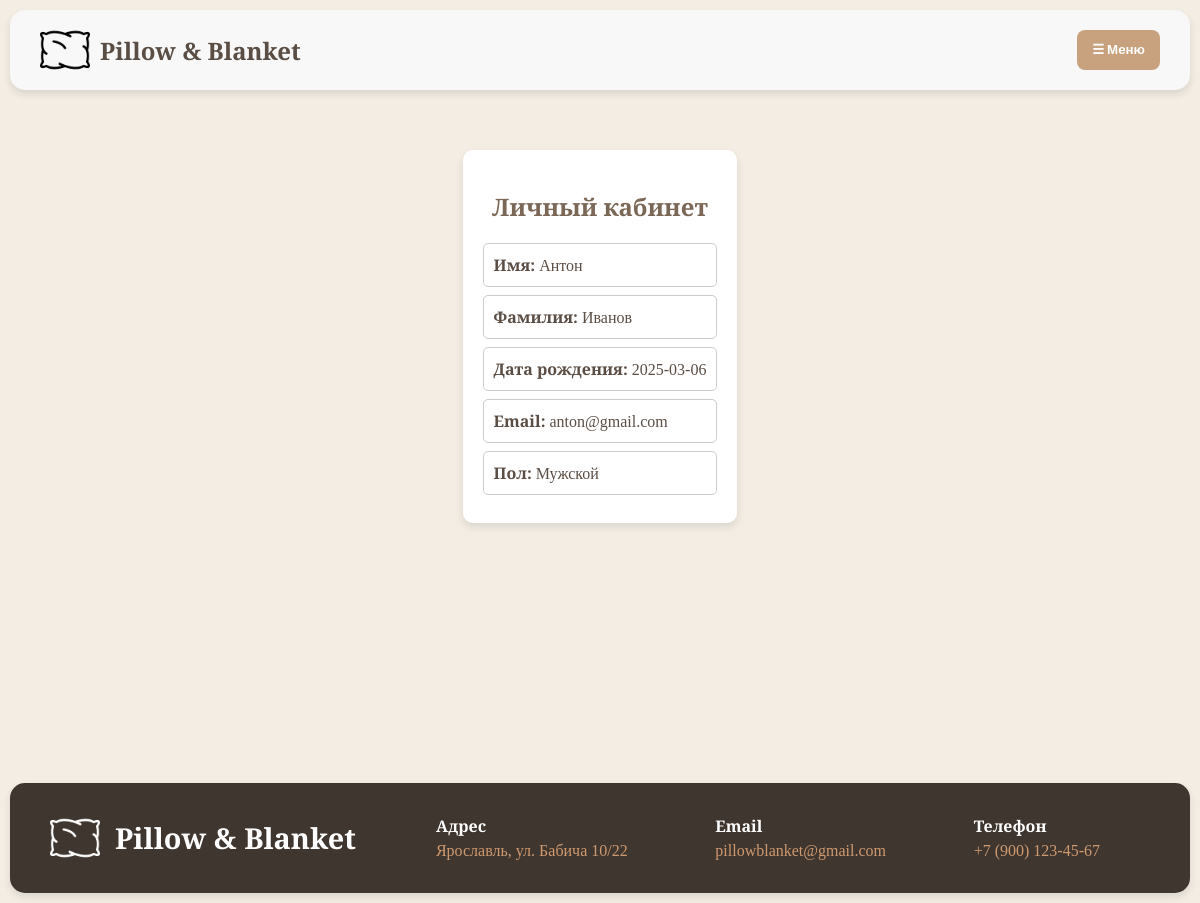
The app's page /account.php (signed in) with its own data.
### tables this page shows
CREATE TABLE `users` (
  `id_user` int NOT NULL,
  `first_name` varchar(100) NOT NULL,
  `second_name` varchar(100) NOT NULL,
  `id_pol` int NOT NULL,
  `data_rozd` date NOT NULL,
  `email` varchar(100) NOT NULL,
  `password` varchar(255) NOT NULL,
  `id_role` int NOT NULL,
  `created` timestamp NULL DEFAULT CURRENT_TIMESTAMP
);

### account.php (the view, shortened to what this page needs)
<?php
require 'db.php';
$email = $_SESSION['user_email'];
$stmt = $pdo->prepare("SELECT first_name, second_name, data_rozd, email, id_pol FROM users WHERE email = ?");
$stmt->execute([$email]);
$user = $stmt->fetch(PDO::FETCH_ASSOC);
$gender = ($user['id_pol'] == 1) ? "Мужской" : "Женский";
?>
<!DOCTYPE html>
<html lang="ru">
<head>
    <link rel="stylesheet" href="styles/style-acc.css">
</head>
<body>
    <div class="wrapper">
    <header>
        <div class="logo">
            <a href="index.php" style="text-decoration: none; color: inherit; display: flex; align-items: center;">
                <img src="img/logo.png">
                Pillow & Blanket
            </a>
        </div>
        <button class="menu-button" onclick="toggleMenu()">☰ Меню</button>
    </header>
    <main class="account-container">
        <h2>Личный кабинет</h2>
        <div class="user-info">
            <p><strong>Имя:</strong> <?php echo htmlspecialchars($user['first_name']); ?></p>
            <p><strong>Фамилия:</strong> <?php echo htmlspecialchars($user['second_name']); ?></p>
            <p><strong>Дата рождения:</strong> <?php echo htmlspecialchars($user['data_rozd']); ?></p>
            <p><strong>Email:</strong> <?php echo htmlspecialchars($user['email']); ?></p>
            <p><strong>Пол:</strong> <?php echo $gender; ?></p>
        </div>
    </main>
    <footer id="contacts">
        <div class="footer-container">
            <div class="footer-logo">
                <img src="img/logo_negate.png" alt="Pillow & Blanket">
                <span class="company-name">Pillow & Blanket</span>
            </div>
            <div class="footer-contacts">
                <div class="contact-item">
                    <span class="label">Адрес</span>
                    <span class="value">Ярославль, ул. Бабича 10/22</span>
                </div>
                <div class="contact-item">
                    <span class="label">Email</span>
                    <a href="" class="value">pillowblanket@gmail.com</a>
                </div>
                <div class="contact-item">
                    <span class="label">Телефон</span>
                    <a href="" class="value">+7 (900) 123-45-67</a>
                </div>
            </div>
        </div>
    </footer>
    </div>
</body>
</html>

### styles/style-acc.css (style rules this page uses)
html, body { height: 100%; margin: 0; padding: 0; }
body { font-family: 'Merriweather', serif; color: #5A4D44; background-color: #F3EDE4; }
.wrapper { display: flex; flex-direction: column; min-height: 100vh; }
h2 { font-family: 'Playfair Display', serif; color: #7A6755; text-align: center; }
main { flex: 1; }
header { background-color: #f8f8f8; margin: 10px; padding: 15px 30px; border-radius: 15px; display: flex; justify-content: space-between; align-items: center; box-shadow: 0 4px 8px rgba(0, 0, 0, 0.1); }
.logo { display: flex; align-items: center; font-size: 24px; font-weight: bold; }
.logo img { height: 50px; margin-right: 10px; }
.menu-button { margin-left: auto; display: none; background-color: #C8A27E; color: white; font-family: 'Poppins', sans-serif; font-weight: bold; padding: 10px 15px; border: none; border-radius: 8px; cursor: pointer; }
.account-container { max-width: 500px; margin: 50px auto; margin-bottom: 250px; padding: 20px; background: white; border-radius: 10px; box-shadow: 0 4px 8px rgba(0, 0, 0, 0.1); }
.user-info p { margin: 8px 0; padding: 10px; border: 1px solid #ccc; border-radius: 5px; }
footer { background: #3f362f; color: white; margin: 10px; padding: 30px 40px; border-radius: 15px; box-shadow: 0 4px 8px rgba(0, 0, 0, 0.1); }
.footer-container { display: flex; flex-wrap: wrap; align-items: center; justify-content: space-between; gap: 30px; }
.footer-logo { display: flex; align-items: center; gap: 15px; }
.footer-logo img { height: 50px; width: auto; }
.company-name { font-size: 1.8em; font-weight: bold; color: white; }
.footer-contacts { display: flex; flex: 1; justify-content: space-between; gap: 50px; flex-wrap: wrap; min-width: 300px; padding: 0 50px; }
.contact-item { display: flex; flex-direction: column; align-items: flex-start; }
.label { font-weight: bold; margin-bottom: 5px; }
.value { color: #cf996f; text-decoration: none; transition: color 0.3s ease; font-size: 1em; }
@media (max-width: 1500px) { .menu-button { display: block; } }

### records on screen
users: first_name "Антон", second_name "Иванов", data_rozd "2025-03-06", email "anton@gmail.com", id_pol "Мужской"
